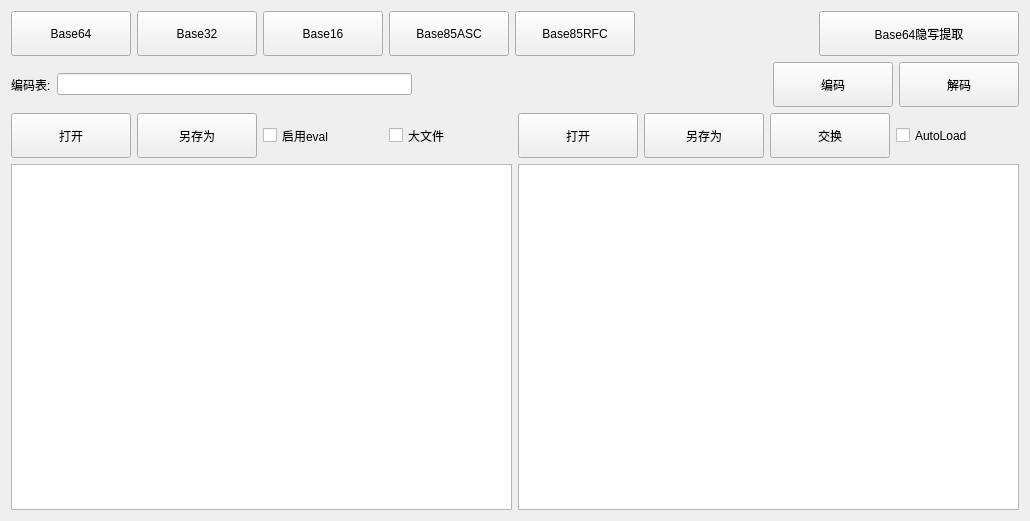
<?xml version="1.0" encoding="UTF-8"?>
<ui version="4.0">
 <class>Form</class>
 <widget class="QWidget" name="Form">
  <property name="geometry">
   <rect>
    <x>0</x>
    <y>0</y>
    <width>1030</width>
    <height>521</height>
   </rect>
  </property>
  <property name="windowTitle">
   <string>Form</string>
  </property>
  <layout class="QVBoxLayout" name="verticalLayout_4">
   <item>
    <layout class="QVBoxLayout" name="BaseMainLayout">
     <item>
      <layout class="QHBoxLayout" name="horizontalLayout">
       <item>
        <widget class="QPushButton" name="Base64Button">
         <property name="minimumSize">
          <size>
           <width>120</width>
           <height>45</height>
          </size>
         </property>
         <property name="maximumSize">
          <size>
           <width>120</width>
           <height>45</height>
          </size>
         </property>
         <property name="text">
          <string>Base64</string>
         </property>
        </widget>
       </item>
       <item>
        <widget class="QPushButton" name="Base32Button">
         <property name="minimumSize">
          <size>
           <width>120</width>
           <height>45</height>
          </size>
         </property>
         <property name="maximumSize">
          <size>
           <width>120</width>
           <height>45</height>
          </size>
         </property>
         <property name="text">
          <string>Base32</string>
         </property>
        </widget>
       </item>
       <item>
        <widget class="QPushButton" name="Base16Button">
         <property name="minimumSize">
          <size>
           <width>120</width>
           <height>45</height>
          </size>
         </property>
         <property name="maximumSize">
          <size>
           <width>120</width>
           <height>45</height>
          </size>
         </property>
         <property name="text">
          <string>Base16</string>
         </property>
        </widget>
       </item>
       <item>
        <widget class="QPushButton" name="Base85Button">
         <property name="minimumSize">
          <size>
           <width>120</width>
           <height>45</height>
          </size>
         </property>
         <property name="maximumSize">
          <size>
           <width>120</width>
           <height>45</height>
          </size>
         </property>
         <property name="text">
          <string>Base85ASC</string>
         </property>
        </widget>
       </item>
       <item>
        <widget class="QPushButton" name="Base85RFCButton">
         <property name="minimumSize">
          <size>
           <width>120</width>
           <height>45</height>
          </size>
         </property>
         <property name="maximumSize">
          <size>
           <width>120</width>
           <height>45</height>
          </size>
         </property>
         <property name="text">
          <string>Base85RFC</string>
         </property>
        </widget>
       </item>
       <item>
        <spacer name="BaseChangeButtonSpacer">
         <property name="orientation">
          <enum>Qt::Horizontal</enum>
         </property>
         <property name="sizeHint" stdset="0">
          <size>
           <width>40</width>
           <height>20</height>
          </size>
         </property>
        </spacer>
       </item>
       <item>
        <widget class="QPushButton" name="BaseEButton">
         <property name="minimumSize">
          <size>
           <width>200</width>
           <height>45</height>
          </size>
         </property>
         <property name="maximumSize">
          <size>
           <width>200</width>
           <height>45</height>
          </size>
         </property>
         <property name="text">
          <string>Base64隐写提取</string>
         </property>
        </widget>
       </item>
      </layout>
     </item>
     <item>
      <layout class="QHBoxLayout" name="horizontalLayout_2">
       <item>
        <widget class="QLabel" name="BaseTableTips">
         <property name="text">
          <string>编码表:</string>
         </property>
        </widget>
       </item>
       <item>
        <widget class="QLineEdit" name="BaseTableBox"/>
       </item>
       <item>
        <spacer name="TableSpacer">
         <property name="orientation">
          <enum>Qt::Horizontal</enum>
         </property>
         <property name="sizeHint" stdset="0">
          <size>
           <width>40</width>
           <height>20</height>
          </size>
         </property>
        </spacer>
       </item>
       <item>
        <widget class="QPushButton" name="BaseEncButton">
         <property name="minimumSize">
          <size>
           <width>120</width>
           <height>45</height>
          </size>
         </property>
         <property name="maximumSize">
          <size>
           <width>120</width>
           <height>45</height>
          </size>
         </property>
         <property name="text">
          <string>编码</string>
         </property>
        </widget>
       </item>
       <item>
        <widget class="QPushButton" name="BaseDecButton">
         <property name="minimumSize">
          <size>
           <width>120</width>
           <height>45</height>
          </size>
         </property>
         <property name="maximumSize">
          <size>
           <width>120</width>
           <height>45</height>
          </size>
         </property>
         <property name="text">
          <string>解码</string>
         </property>
        </widget>
       </item>
      </layout>
     </item>
     <item>
      <layout class="QHBoxLayout" name="horizontalLayout_5">
       <item>
        <layout class="QVBoxLayout" name="verticalLayout">
         <item>
          <layout class="QHBoxLayout" name="horizontalLayout_3">
           <item>
            <widget class="QPushButton" name="BaseTextInputButton">
             <property name="sizePolicy">
              <sizepolicy hsizetype="Minimum" vsizetype="Minimum">
               <horstretch>0</horstretch>
               <verstretch>0</verstretch>
              </sizepolicy>
             </property>
             <property name="minimumSize">
              <size>
               <width>120</width>
               <height>45</height>
              </size>
             </property>
             <property name="maximumSize">
              <size>
               <width>120</width>
               <height>45</height>
              </size>
             </property>
             <property name="text">
              <string>打开</string>
             </property>
            </widget>
           </item>
           <item>
            <widget class="QPushButton" name="BaseTextOutputButton">
             <property name="sizePolicy">
              <sizepolicy hsizetype="Minimum" vsizetype="Minimum">
               <horstretch>0</horstretch>
               <verstretch>0</verstretch>
              </sizepolicy>
             </property>
             <property name="minimumSize">
              <size>
               <width>120</width>
               <height>45</height>
              </size>
             </property>
             <property name="maximumSize">
              <size>
               <width>120</width>
               <height>45</height>
              </size>
             </property>
             <property name="text">
              <string>另存为</string>
             </property>
            </widget>
           </item>
           <item>
            <widget class="QCheckBox" name="BaseTextEvalCheckBox">
             <property name="sizePolicy">
              <sizepolicy hsizetype="Minimum" vsizetype="Minimum">
               <horstretch>0</horstretch>
               <verstretch>0</verstretch>
              </sizepolicy>
             </property>
             <property name="minimumSize">
              <size>
               <width>120</width>
               <height>45</height>
              </size>
             </property>
             <property name="maximumSize">
              <size>
               <width>120</width>
               <height>45</height>
              </size>
             </property>
             <property name="text">
              <string>启用eval</string>
             </property>
            </widget>
           </item>
           <item>
            <widget class="QCheckBox" name="BaseDoNotLoadFileCheckBox">
             <property name="sizePolicy">
              <sizepolicy hsizetype="Minimum" vsizetype="Minimum">
               <horstretch>0</horstretch>
               <verstretch>0</verstretch>
              </sizepolicy>
             </property>
             <property name="minimumSize">
              <size>
               <width>120</width>
               <height>45</height>
              </size>
             </property>
             <property name="maximumSize">
              <size>
               <width>120</width>
               <height>45</height>
              </size>
             </property>
             <property name="text">
              <string>大文件</string>
             </property>
            </widget>
           </item>
          </layout>
         </item>
         <item>
          <widget class="QTextEdit" name="BaseTextBox"/>
         </item>
        </layout>
       </item>
       <item>
        <layout class="QVBoxLayout" name="verticalLayout_2">
         <item>
          <layout class="QHBoxLayout" name="horizontalLayout_4">
           <item>
            <widget class="QPushButton" name="BaseCipherInputButton">
             <property name="minimumSize">
              <size>
               <width>120</width>
               <height>45</height>
              </size>
             </property>
             <property name="maximumSize">
              <size>
               <width>120</width>
               <height>45</height>
              </size>
             </property>
             <property name="text">
              <string>打开</string>
             </property>
            </widget>
           </item>
           <item>
            <widget class="QPushButton" name="BaseCipherOutputButton">
             <property name="minimumSize">
              <size>
               <width>120</width>
               <height>45</height>
              </size>
             </property>
             <property name="maximumSize">
              <size>
               <width>120</width>
               <height>45</height>
              </size>
             </property>
             <property name="text">
              <string>另存为</string>
             </property>
            </widget>
           </item>
           <item>
            <widget class="QPushButton" name="BaseTranslateButton">
             <property name="minimumSize">
              <size>
               <width>120</width>
               <height>45</height>
              </size>
             </property>
             <property name="maximumSize">
              <size>
               <width>120</width>
               <height>45</height>
              </size>
             </property>
             <property name="text">
              <string>交换</string>
             </property>
            </widget>
           </item>
           <item>
            <widget class="QCheckBox" name="BaseAutoLoadCheckBox">
             <property name="minimumSize">
              <size>
               <width>120</width>
               <height>45</height>
              </size>
             </property>
             <property name="maximumSize">
              <size>
               <width>120</width>
               <height>45</height>
              </size>
             </property>
             <property name="text">
              <string>AutoLoad</string>
             </property>
            </widget>
           </item>
          </layout>
         </item>
         <item>
          <widget class="QTextEdit" name="BaseCipherBox"/>
         </item>
        </layout>
       </item>
      </layout>
     </item>
    </layout>
   </item>
  </layout>
 </widget>
 <resources/>
 <connections/>
</ui>
